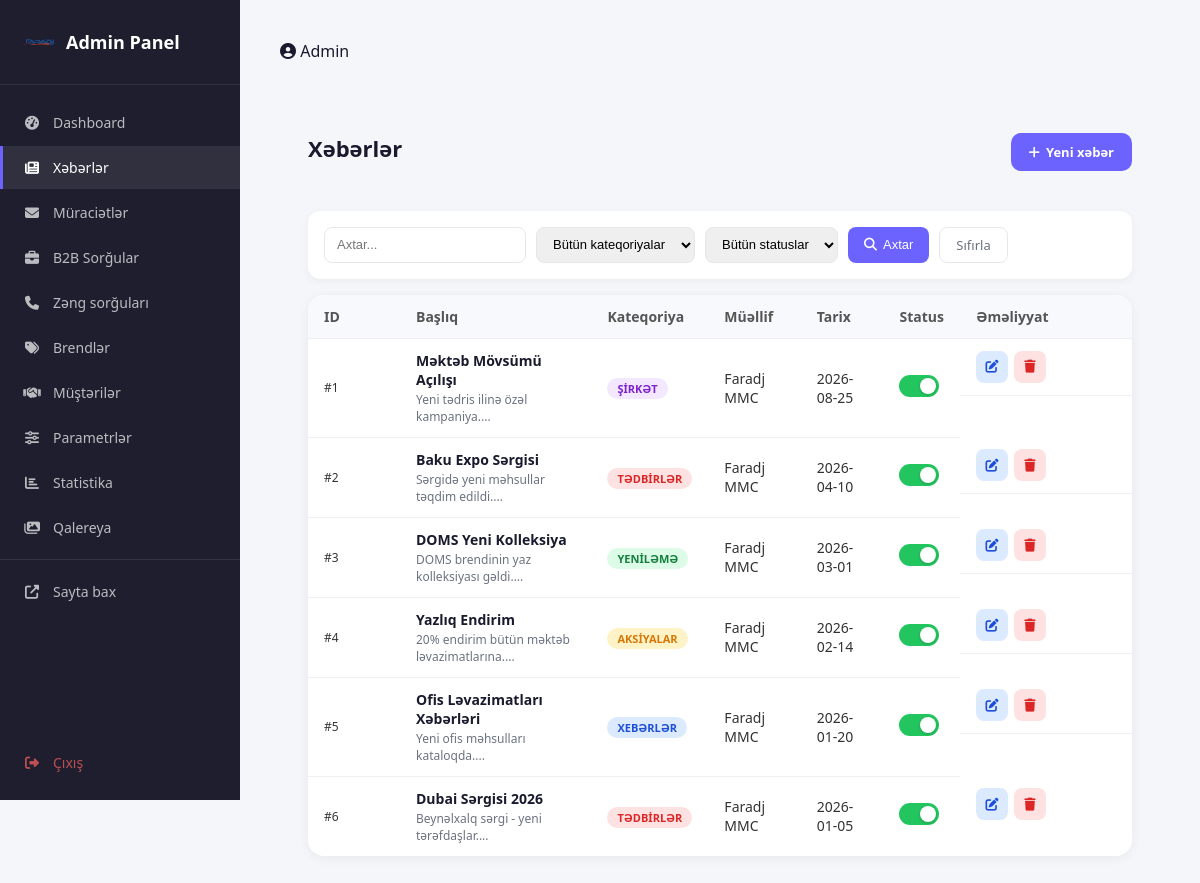
/admin/events (signed in), run on the app's committed database.
### tables this page shows
CREATE TABLE IF NOT EXISTS `events` (
  `id` int(11) unsigned NOT NULL AUTO_INCREMENT,
  `title` varchar(255) NOT NULL,
  `title_ru` varchar(255) DEFAULT NULL,
  `title_en` varchar(255) DEFAULT NULL,
  `excerpt` varchar(500) DEFAULT NULL,
  `excerpt_ru` varchar(500) DEFAULT NULL,
  `excerpt_en` varchar(500) DEFAULT NULL,
  `full_text` text DEFAULT NULL,
  `full_text_ru` text DEFAULT NULL,
  `full_text_en` text DEFAULT NULL,
  `category` varchar(50) NOT NULL DEFAULT 'xebərlər',
  `image_url` varchar(500) DEFAULT NULL,
  `author` varchar(100) DEFAULT NULL,
  `event_date` date DEFAULT NULL,
  `is_published` tinyint(1) NOT NULL DEFAULT 1,
  `created_at` datetime DEFAULT CURRENT_TIMESTAMP,
  `updated_at` datetime DEFAULT CURRENT_TIMESTAMP ON UPDATE CURRENT_TIMESTAMP,
  PRIMARY KEY (`id`),
  KEY `idx_published` (`is_published`),
  KEY `idx_category` (`category`),
  KEY `idx_event_date` (`event_date`)
);

### src/controllers/AdminController.php (called while the page is built, shortened)
<?php
require_once __DIR__ . '/../load_env.php';
if (!function_exists('db')) {
    function db(): PDO
    {
        global $pdo;
        return $pdo;
    }
}
class AdminController
{
    public static function events(): void
    {
        $page = max(1, (int) ($_GET['page'] ?? 1));
        $perPage = 10;
        $offset = ($page - 1) * $perPage;
        $where = ['1=1'];
        $params = [];
        $whereStr = implode(' AND ', $where);
        try {
            $stmt = $pdo = db()->prepare("SELECT COUNT(*) FROM events WHERE $whereStr");
        } catch (PDOException $e) {}
        try {
            $stmt = db()->prepare("
                SELECT * FROM events
                WHERE $whereStr
                ORDER BY created_at DESC
                LIMIT $perPage OFFSET $offset
            ");
            $stmt->execute($params);
            $events = $stmt->fetchAll(PDO::FETCH_ASSOC);
        } catch (PDOException $e) {}
        include base_path('src/views/admin/events.php');
    }
}

### src/views/admin/events.php (the view, shortened to what this page needs)
<?php include base_path('src/views/admin/layout.php'); ?>
<?php
$events = $events ?? [];
?>
<div class="admin-page">
  <div class="page-header">
    <h1>Xəbərlər</h1>
    <a href="/admin/events/create" class="btn-create">
      <i class="fas fa-plus"></i> Yeni xəbər
    </a>
  </div>
  <form method="GET" action="/admin/events" class="filters-bar">
    <input type="text" name="search" placeholder="Axtar..."
           value="<?= htmlspecialchars($_GET['search'] ?? '') ?>">
    <select name="category">
      <option value="">Bütün kateqoriyalar</option>
    </select>
    <select name="status">
      <option value="">Bütün statuslar</option>
    </select>
    <button type="submit"><i class="fas fa-search"></i> Axtar</button>
    <a href="/admin/events" class="btn-reset">Sıfırla</a>
  </form>
  <div class="admin-table-card">
    <table class="admin-table">
      <thead>
        <tr>
          <th width="60">ID</th>
          <th>Başlıq</th>
          <th>Kateqoriya</th>
          <th>Müəllif</th>
          <th>Tarix</th>
          <th>Status</th>
          <th width="140">Əməliyyat</th>
        </tr>
      </thead>
      <tbody>
        <?php foreach ($events as $e): ?>
        <tr>
          <td class="td-id">#<?= (int)$e['id'] ?></td>
          <td>
            <div class="td-title"><?= htmlspecialchars($e['title']) ?></div>
            <div class="td-excerpt"><?= htmlspecialchars(mb_substr($e['excerpt'] ?? '', 0, 60)) ?>...</div>
          </td>
          <td>
            <span class="cat-badge cat-<?= htmlspecialchars($e['category'] ?? '') ?>">
              <?= htmlspecialchars($e['category'] ?? '') ?>
            </span>
          </td>
          <td><?= htmlspecialchars($e['author'] ?? '') ?></td>
          <td><?= $e['event_date'] ?? '—' ?></td>
          <td>
            <label class="toggle-switch" title="<?= ($e['is_published'] ?? 0) ? 'Deaktiv et' : 'Aktiv et' ?>">
              <span class="toggle-slider"></span>
            </label>
          </td>
          <td class="td-actions">
            <a href="/admin/events/edit?id=<?= (int)$e['id'] ?>" class="action-btn edit" title="Redaktə et">
              <i class="fas fa-edit"></i>
            </a>
            <button type="button" class="action-btn delete btn-delete-event" title="Sil" data-id="<?= (int)$e['id'] ?>" data-title="<?= htmlspecialchars($e['title'] ?? '') ?>">
              <i class="fas fa-trash"></i>
            </button>
          </td>
        </tr>
        <?php endforeach; ?>
      </tbody>
    </table>
  </div>
</div>
<?php include base_path('src/views/admin/layout-footer.php'); ?>

### public/admin/index.php (shortened to what this page needs)
<?php
require_once __DIR__ . '/../../src/controllers/AdminController.php';
$uri  = parse_url($_SERVER['REQUEST_URI'] ?? '/', PHP_URL_PATH);
$uri  = rtrim($uri, '/') ?: '/';
$path = ltrim(str_replace('/admin', '', $uri), '/');
switch ($path) {
    case 'events':
        AdminController::events();
        break;
}

### src/views/admin/layout.php (shortened to what this page needs)
<!DOCTYPE html>
<html lang="az">
<head>
  <link rel="stylesheet" href="https://cdnjs.cloudflare.com/ajax/libs/font-awesome/6.4.0/css/all.min.css">
  <link rel="stylesheet" href="/assets/css/admin.css">
</head>
<body class="admin-body">
  <aside class="admin-sidebar">
    <div class="sidebar-logo">
      <img src="/assets/img/logo/faradj_logo.png" alt="Faradj MMC" style="height:36px; width:auto;">
      <strong>Admin Panel</strong>
    </div>
    <nav class="sidebar-nav">
      <a href="/admin" class="sidebar-link <?= (rtrim($_SERVER['REQUEST_URI'] ?? '', '/') === '/admin') ? 'active' : '' ?>">
        <i class="fas fa-tachometer-alt"></i> Dashboard
      </a>
      <a href="/admin/events" class="sidebar-link <?= str_contains($_SERVER['REQUEST_URI'] ?? '', '/admin/events') ? 'active' : '' ?>">
        <i class="fas fa-newspaper"></i> Xəbərlər
      </a>
      <a href="/admin/contacts" class="sidebar-link <?= str_contains($_SERVER['REQUEST_URI'] ?? '', '/admin/contacts') ? 'active' : '' ?>">
        <i class="fas fa-envelope"></i> Müraciətlər
      </a>
      <a href="/admin/b2b" class="sidebar-link <?= str_contains($_SERVER['REQUEST_URI'] ?? '', '/admin/b2b') ? 'active' : '' ?>">
        <i class="fas fa-briefcase"></i> B2B Sorğular
      </a>
      <a href="/admin/callbacks" class="sidebar-link <?= str_contains($_SERVER['REQUEST_URI'] ?? '', '/admin/callbacks') ? 'active' : '' ?>">
        <i class="fas fa-phone"></i> Zəng sorğuları
      </a>
      <a href="/admin/brands" class="sidebar-link <?= str_contains($_SERVER['REQUEST_URI'] ?? '', '/admin/brands') ? 'active' : '' ?>">
        <i class="fas fa-tags"></i> Brendlər
      </a>
      <a href="/admin/clients" class="sidebar-link <?= str_contains($_SERVER['REQUEST_URI'] ?? '', '/admin/clients') ? 'active' : '' ?>">
        <i class="fas fa-handshake"></i> Müştərilər
      </a>
      <a href="/admin/settings" class="sidebar-link <?= str_contains($_SERVER['REQUEST_URI'] ?? '', '/admin/settings') ? 'active' : '' ?>">
        <i class="fas fa-sliders-h"></i> Parametrlər
      </a>
      <a href="/admin/stats" class="sidebar-link <?= str_contains($_SERVER['REQUEST_URI'] ?? '', '/admin/stats') ? 'active' : '' ?>">
        <i class="fas fa-chart-bar"></i> Statistika
      </a>
      <a href="/admin/gallery" class="sidebar-link <?= str_contains($_SERVER['REQUEST_URI'] ?? '', '/admin/gallery') ? 'active' : '' ?>">
        <i class="fas fa-images"></i> Qalereya
      </a>
      <div class="sidebar-divider"></div>
      <a href="/" target="_blank" class="sidebar-link">
        <i class="fas fa-external-link-alt"></i> Sayta bax
      </a>
      <a href="/admin/logout" class="sidebar-link logout">
        <i class="fas fa-sign-out-alt"></i> Çıxış
      </a>
    </nav>
  </aside>
  <main class="admin-main">
    <header class="admin-topbar">
      <div class="topbar-right">
        <span class="admin-user">
          <i class="fas fa-user-circle"></i> Admin
        </span>
      </div>
    </header>
    <div class="admin-content">

### src/views/admin/layout-footer.php (shortened to what this page needs)
    </div>
  </main>
</body>
</html>

### data on the page
events: id "1", title "Məktəb Mövsümü Açılışı", excerpt "Yeni tədris ilinə özəl kampaniya.", category "ŞIRKƏT", author "Faradj MMC", event_date "2026-08-25"
events: id "2", title "Baku Expo Sərgisi", excerpt "Sərgidə yeni məhsullar təqdim edildi.", category "TƏDBIRLƏR", author "Faradj MMC", event_date "2026-04-10"
events: id "3", title "DOMS Yeni Kolleksiya", excerpt "DOMS brendinin yaz kolleksiyası gəldi.", category "YENILƏMƏ", author "Faradj MMC", event_date "2026-03-01"
events: id "4", title "Yazlıq Endirim", excerpt "20% endirim bütün məktəb ləvazimatlarına.", category "AKSIYALAR", author "Faradj MMC", event_date "2026-02-14"
events: id "5", title "Ofis Ləvazimatları Xəbərləri", excerpt "Yeni ofis məhsulları kataloqda.", category "XEBƏRLƏR", author "Faradj MMC", event_date "2026-01-20"
events: id "6", title "Dubai Sərgisi 2026", excerpt "Beynəlxalq sərgi - yeni tərəfdaşlar.", category "TƏDBIRLƏR", author "Faradj MMC", event_date "2026-01-05"
